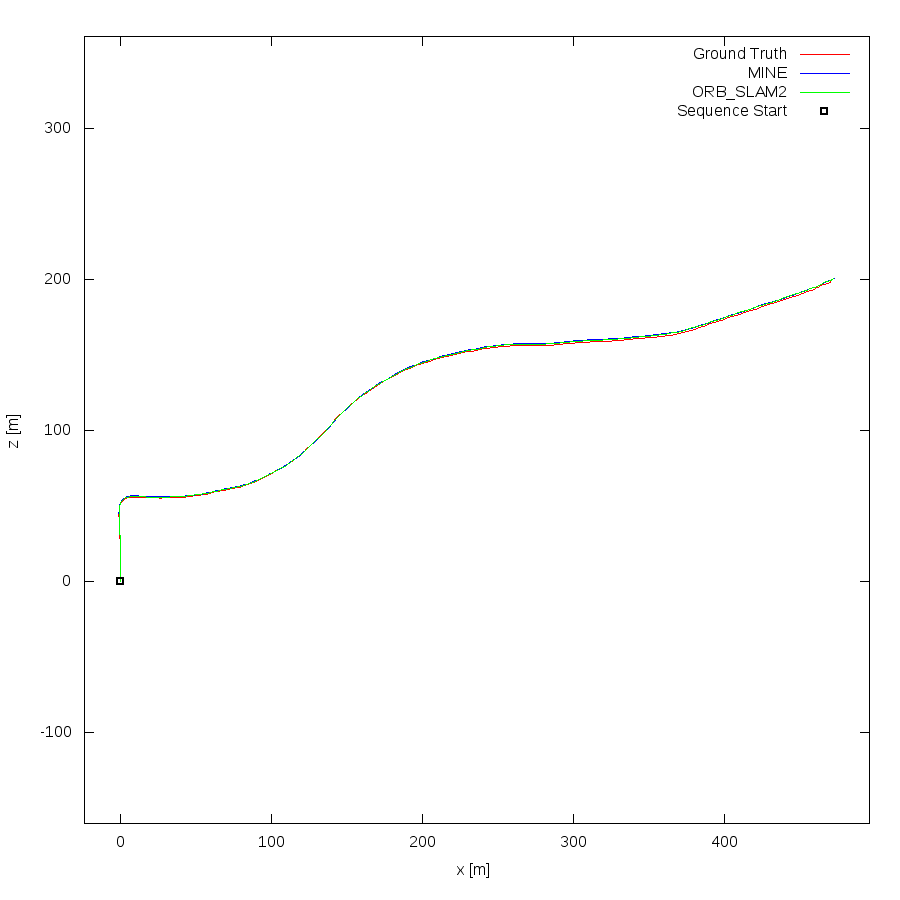

This figure's gnuplot source:
set term postscript eps enhanced color
set output "03.eps"
set size ratio -1
set xrange [-24:496]
set yrange [-160:361]
set xlabel "x [m]"
set ylabel "z [m]"
plot "03.txt" using 1:2 lc rgb "#FF0000" title 'Ground Truth' w lines,"03.txt" using 3:4 lc rgb "#0000FF" title 'MINE' w lines,"03.txt" using 5:6 lc rgb "#00FF00" title 'ORB_SLAM2' w lines,"< head -1 03.txt" using 1:2 lc rgb "#000000" pt 4 ps 1 lw 2 title 'Sequence Start' w points
